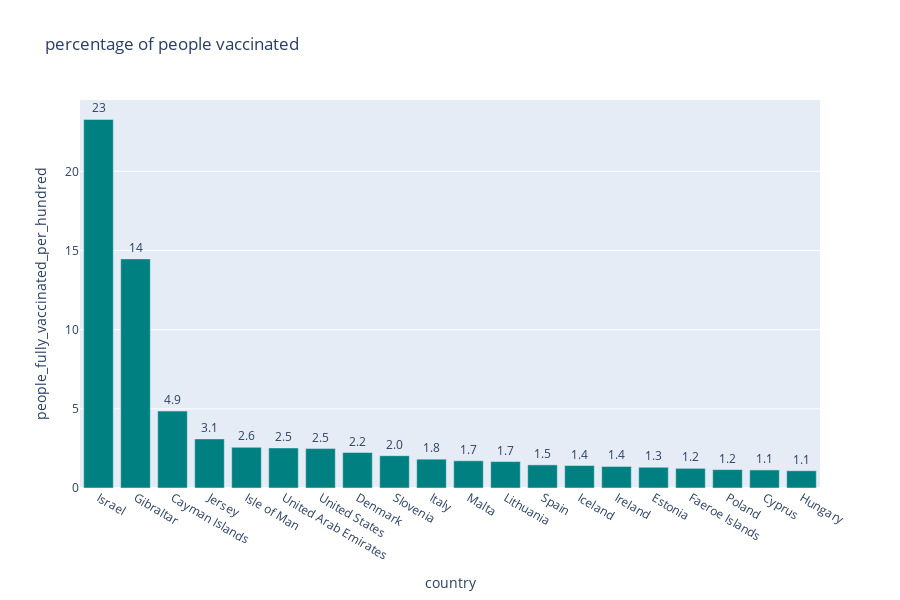

The notebook cell saved with this chart:
### Code cell
# Plotting the highest percentage of people vaccinated
total_vaccinated_percentage = df_vaccins.groupby(['country', 'iso_code'])['people_fully_vaccinated_per_hundred'].max().reset_index()
total_vaccinated_percentage.sort_values('people_fully_vaccinated_per_hundred', ascending=False).head(20)
total_vaccinated_percentage = total_vaccinated_percentage.sort_values('people_fully_vaccinated_per_hundred', ascending=False).head(20)

fig = px.bar(total_vaccinated_percentage, y='people_fully_vaccinated_per_hundred', x='country', color_discrete_sequence =['teal']*len(total_vaccinated_per), text='people_fully_vaccinated_per_hundred', title="percentage of people vaccinated", height=600)
fig.update_traces(texttemplate='%{text:.2s}', textposition='outside')
fig.update_layout(uniformtext_minsize=8, uniformtext_mode='hide')
fig.show()

### Figure 1 — Plotly figure (JSON) as saved in the notebook; plotly's stock layout.template omitted (floating-point values rounded to 4 significant figures)
{"data": [{"alignmentgroup": "True", "hovertemplate": "country=%{x}<br>people_fully_vaccinated_per_hundred=%{text}<extra></extra>", "legendgroup": "", "marker": {"color": "teal"}, "name": "", "offsetgroup": "", "orientation": "v", "showlegend": false, "text": [23.28, 14.47, 4.86, 3.1, 2.57, 2.53, 2.49, 2.24, 2.04, 1.82, 1.72, 1.67, 1.46, 1.42, 1.36, 1.31, 1.24, 1.16, 1.14, 1.09], "textposition": "outside", "texttemplate": "%{text:.2s}", "type": "bar", "x": ["Israel", "Gibraltar", "Cayman Islands", "Jersey", "Isle of Man", "United Arab Emirates", "United States", "Denmark", "Slovenia", "Italy", "Malta", "Lithuania", "Spain", "Iceland", "Ireland", "Estonia", "Faeroe Islands", "Poland", "Cyprus", "Hungary"], "xaxis": "x", "y": [23.28, 14.47, 4.86, 3.1, 2.57, 2.53, 2.49, 2.24, 2.04, 1.82, 1.72, 1.67, 1.46, 1.42, 1.36, 1.31, 1.24, 1.16, 1.14, 1.09], "yaxis": "y"}], "layout": {"barmode": "relative", "height": 600, "legend": {"tracegroupgap": 0}, "title": {"text": "percentage of people vaccinated"}, "uniformtext": {"minsize": 8, "mode": "hide"}, "xaxis": {"anchor": "y", "domain": [0, 1], "title": {"text": "country"}}, "yaxis": {"anchor": "x", "domain": [0, 1], "title": {"text": "people_fully_vaccinated_per_hundred"}}}}
